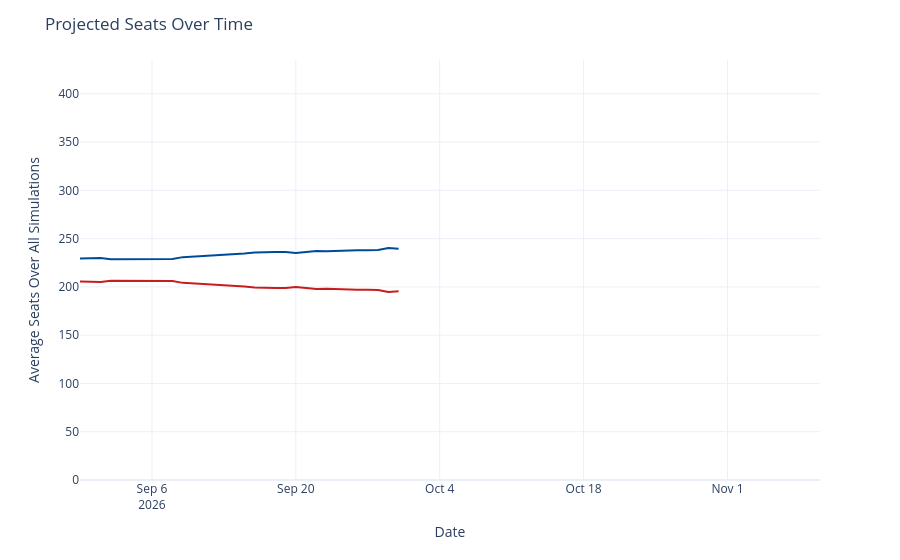

The notebook cell saved with this chart:
### Code cell
seats_over_time = output_ts[(output_ts['geo'] == 'US House') &
                             (output_ts['type'] == 'seats')]
seats_over_time['rep_seats'] = seats_over_time['y'].map(lambda x: 435 - x)
seats_over_time = seats_over_time.rename({'y': 'Democrats', 'rep_seats': 'Republicans'}, axis=1)
seats_time_ser = px.line(seats_over_time, x='date', y=['Democrats', 'Republicans'], template='plotly_white',
                        color_discrete_map={'Democrats': '#004b97', 'Republicans': '#c71e1d'},)
seats_time_ser.update_traces(hovertemplate="%{y:.1f}")
seats_time_ser.update_layout(
    xaxis=dict(range=[pd.to_datetime('2026-08-30'), pd.to_datetime('2026-11-10')]),
    yaxis=dict(range=[0, 435]),
    xaxis_title='Date',
    yaxis_title='Average Seats Over All Simulations',
    title=dict(text="Projected Seats Over Time"),
    hovermode="x",
    showlegend=False
)
seats_time_ser

### Figure 1 — Plotly figure (JSON) as saved in the notebook; plotly's stock layout.template omitted (floating-point values rounded to 4 significant figures)
{"data": [{"hovertemplate": "%{y:.1f}", "legendgroup": "Democrats", "line": {"color": "#004b97", "dash": "solid"}, "marker": {"symbol": "circle"}, "mode": "lines", "name": "Democrats", "orientation": "v", "showlegend": true, "type": "scatter", "x": ["2026-08-30", "2026-08-31", "2026-09-01", "2026-09-02", "2026-09-03", "2026-09-04", "2026-09-05", "2026-09-06", "2026-09-07", "2026-09-08", "2026-09-09", "2026-09-14", "2026-09-15", "2026-09-16", "2026-09-17", "2026-09-18", "2026-09-19", "2026-09-20", "2026-09-21", "2026-09-22", "2026-09-23", "2026-09-24", "2026-09-25", "2026-09-26", "2026-09-27", "2026-09-28", "2026-09-29", "2026-09-30"], "xaxis": "x", "y": [229.4, 230.0, 230.0, 228.5, 228.5, 228.7, 228.7, 228.9, 228.8, 228.9, 230.8, 233.6, 234.7, 235.7, 236.2, 236.1, 236.0, 235.0, 236.2, 237.2, 236.9, 237.4, 237.9, 237.9, 237.9, 238.2, 240.4, 239.5], "yaxis": "y"}, {"hovertemplate": "%{y:.1f}", "legendgroup": "Republicans", "line": {"color": "#c71e1d", "dash": "solid"}, "marker": {"symbol": "circle"}, "mode": "lines", "name": "Republicans", "orientation": "v", "showlegend": true, "type": "scatter", "x": ["2026-08-30", "2026-08-31", "2026-09-01", "2026-09-02", "2026-09-03", "2026-09-04", "2026-09-05", "2026-09-06", "2026-09-07", "2026-09-08", "2026-09-09", "2026-09-14", "2026-09-15", "2026-09-16", "2026-09-17", "2026-09-18", "2026-09-19", "2026-09-20", "2026-09-21", "2026-09-22", "2026-09-23", "2026-09-24", "2026-09-25", "2026-09-26", "2026-09-27", "2026-09-28", "2026-09-29", "2026-09-30"], "xaxis": "x", "y": [205.6, 205.0, 205.0, 206.5, 206.5, 206.3, 206.3, 206.1, 206.2, 206.1, 204.2, 201.4, 200.3, 199.3, 198.8, 198.9, 199.0, 200.0, 198.8, 197.8, 198.1, 197.6, 197.1, 197.1, 197.1, 196.8, 194.6, 195.5], "yaxis": "y"}], "layout": {"hovermode": "x", "legend": {"title": {"text": "variable"}, "tracegroupgap": 0}, "margin": {"t": 60}, "showlegend": false, "title": {"text": "Projected Seats Over Time"}, "xaxis": {"anchor": "y", "domain": [0, 1], "range": ["2026-08-30T00:00:00", "2026-11-10T00:00:00"], "title": {"text": "Date"}}, "yaxis": {"anchor": "x", "domain": [0, 1], "range": [0, 435], "title": {"text": "Average Seats Over All Simulations"}}}}
